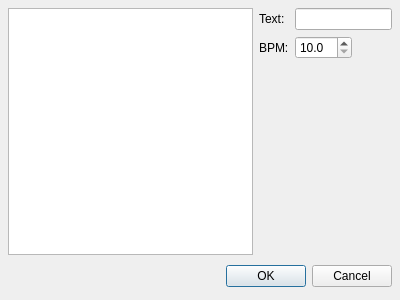
<ui version="4.0" >
 <class>EditTempoBase</class>
 <widget class="QDialog" name="EditTempoBase" >
  <property name="geometry" >
   <rect>
    <x>0</x>
    <y>0</y>
    <width>400</width>
    <height>300</height>
   </rect>
  </property>
  <property name="windowTitle" >
   <string>Dialog</string>
  </property>
  <layout class="QGridLayout" >
   <property name="margin" >
    <number>8</number>
   </property>
   <property name="spacing" >
    <number>6</number>
   </property>
   <item row="2" column="1" >
    <spacer>
     <property name="orientation" >
      <enum>Qt::Vertical</enum>
     </property>
     <property name="sizeHint" >
      <size>
       <width>20</width>
       <height>40</height>
      </size>
     </property>
    </spacer>
   </item>
   <item row="0" column="2" colspan="2" >
    <widget class="QLineEdit" name="tempoText" />
   </item>
   <item row="1" column="3" >
    <spacer>
     <property name="orientation" >
      <enum>Qt::Horizontal</enum>
     </property>
     <property name="sizeHint" >
      <size>
       <width>40</width>
       <height>20</height>
      </size>
     </property>
    </spacer>
   </item>
   <item row="1" column="1" >
    <widget class="QLabel" name="label_2" >
     <property name="text" >
      <string>BPM:</string>
     </property>
     <property name="textFormat" >
      <enum>Qt::PlainText</enum>
     </property>
    </widget>
   </item>
   <item row="0" column="1" >
    <widget class="QLabel" name="label" >
     <property name="text" >
      <string>Text:</string>
     </property>
     <property name="textFormat" >
      <enum>Qt::PlainText</enum>
     </property>
    </widget>
   </item>
   <item rowspan="3" row="0" column="0" >
    <widget class="QListWidget" name="tempoList" />
   </item>
   <item row="3" column="0" colspan="4" >
    <layout class="QHBoxLayout" >
     <property name="margin" >
      <number>0</number>
     </property>
     <property name="spacing" >
      <number>6</number>
     </property>
     <item>
      <spacer>
       <property name="orientation" >
        <enum>Qt::Horizontal</enum>
       </property>
       <property name="sizeHint" >
        <size>
         <width>131</width>
         <height>31</height>
        </size>
       </property>
      </spacer>
     </item>
     <item>
      <widget class="QPushButton" name="buttonOk" >
       <property name="text" >
        <string>OK</string>
       </property>
      </widget>
     </item>
     <item>
      <widget class="QPushButton" name="buttonCancel" >
       <property name="text" >
        <string>Cancel</string>
       </property>
      </widget>
     </item>
    </layout>
   </item>
   <item row="1" column="2" >
    <widget class="QDoubleSpinBox" name="tempoBPM" >
     <property name="decimals" >
      <number>1</number>
     </property>
     <property name="maximum" >
      <double>400.000000000000000</double>
     </property>
     <property name="minimum" >
      <double>10.000000000000000</double>
     </property>
    </widget>
   </item>
  </layout>
 </widget>
 <resources/>
 <connections>
  <connection>
   <sender>buttonOk</sender>
   <signal>clicked()</signal>
   <receiver>EditTempoBase</receiver>
   <slot>accept()</slot>
   <hints>
    <hint type="sourcelabel" >
     <x>278</x>
     <y>253</y>
    </hint>
    <hint type="destinationlabel" >
     <x>96</x>
     <y>254</y>
    </hint>
   </hints>
  </connection>
  <connection>
   <sender>buttonCancel</sender>
   <signal>clicked()</signal>
   <receiver>EditTempoBase</receiver>
   <slot>reject()</slot>
   <hints>
    <hint type="sourcelabel" >
     <x>369</x>
     <y>253</y>
    </hint>
    <hint type="destinationlabel" >
     <x>179</x>
     <y>282</y>
    </hint>
   </hints>
  </connection>
 </connections>
</ui>
